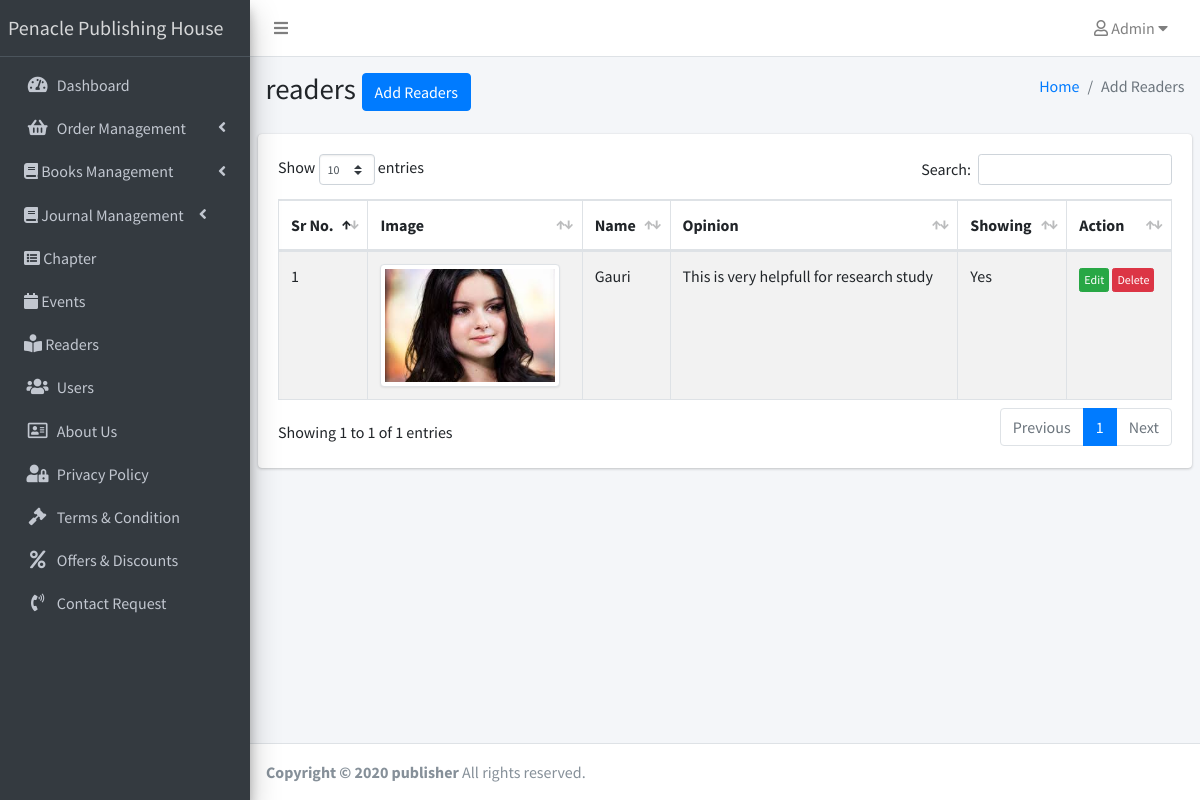
The page /admin/readers.php (signed in) on the database its author committed.
### tables this page shows
CREATE TABLE `readers` (
  `id` int(10) NOT NULL,
  `name` varchar(255) NOT NULL,
  `image_name` varchar(500) NOT NULL,
  `opinion` varchar(500) NOT NULL,
  `is_show` int(1) NOT NULL
);

### admin/query.php (called while the page is built, shortened)
<?php
class QueryFire {
	public function getAllData($table_name,$where,$cust=null) {
		if($cust!=null)
			$sql= $cust;
		else
			$sql = "SELECT * FROM ".$table_name." WHERE ".$where;
		$p = mysqli_query($GLOBALS['connection'],$sql);
		while($data = mysqli_fetch_array($p,MYSQLI_ASSOC))
		{
			$q[] = $data;
		}
		if(!empty($q))
			return $q;
		else
			return array();
	}
}
$QueryFire = new QueryFire();

### admin/readers.php (the view, shortened to what this page needs)
<?php
$active_tab = 'readers';
require_once('templates/header.php');
require_once('templates/sidebar.php');
$readers = $QueryFire->getAllData('readers',' 1 order by id desc ');
?>
  <section class="content-header">
    <div class="container-fluid">
      <div class="row mb-2">
        <div class="col-sm-6">
          <h1>readers <button class="btn btn-primary" data-toggle="modal" data-target="#myModal">Add Readers</button></h1>
        </div>
        <div class="col-sm-6">
          <ol class="breadcrumb float-sm-right">
            <li class="breadcrumb-item"><a href="dashboard">Home</a></li>
            <li class="breadcrumb-item active">Add Readers</li>
          </ol>
        </div>
      </div>
    </div>
  </section>
  <section class="content">
    <div class="row">
      <div class="col-12">
        <div class="card">
          <div class="card-body">
            <table class="data-table table table-bordered table-striped table-bordered table-hover">
              <thead>
                <tr>
                  <th>Sr No.</th>
                  <th>Image</th>
                  <th>Name</th>
                  <th>Opinion</th>
                  <th>Showing</th>
                  <th>Action</th>
                </tr>
              </thead>
              <tbody>
                <?php if(!empty($readers)) { $cnt=1;
                  foreach($readers as $row) { ?>
                  <tr>
                    <td><?php echo $cnt++;?></td>
                    <td class="cat">
                      <img src="../images/readers/<?php echo $row['image_name'];?>" class="img-responsive img-thumbnail">
                    </td>
                    <td class="name">
                      <?php echo $row['name'];?>
                    </td>
                    <td class="opinion">
                      <?php echo $row['opinion'];?>
                    </td>
                    <td>
                      <?php echo $row['is_show']?'Yes':'No';?>
                    </td>
                    <td>
                      <button class="btn btn-success btn-xs dev-edit mt-1" data-id="<?php echo $row['id'];?>">Edit</button>
                      <button class="btn btn-danger btn-xs dev-delete mt-1" data-id="<?php echo $row['id'];?>">Delete</button>
                    </td>
                  </tr>
                <?php } } else {
                  echo '<td colspan="6" class="text-center">You have not added any readers</td>';
                } ?>
              </tbody>
            </table>
          </div>
        </div>
      </div>
    </div>
  </section>
<?php
require_once('templates/footer.php');?>

### admin/templates/header.php (shortened to what this page needs)
<?php
require_once('query.php');?>
<!DOCTYPE html>
<html>
<head>
  <link rel="stylesheet" href="plugins/fontawesome-free/css/all.min.css">
  <link rel="stylesheet" href="https://code.ionicframework.com/ionicons/2.0.1/css/ionicons.min.css">
  <link rel="stylesheet" href="plugins/tempusdominus-bootstrap-4/css/tempusdominus-bootstrap-4.min.css">
  <link rel="stylesheet" href="plugins/icheck-bootstrap/icheck-bootstrap.min.css">
  <link rel="stylesheet" href="plugins/jqvmap/jqvmap.min.css">
  <link rel="stylesheet" href="dist/css/adminlte.min.css">
  <link rel="stylesheet" href="plugins/overlayScrollbars/css/OverlayScrollbars.min.css">
  <link rel="stylesheet" href="plugins/daterangepicker/daterangepicker.css">
  <link rel="stylesheet" href="plugins/summernote/summernote-bs4.css">
  <link rel="stylesheet" href="plugins/datatables-bs4/css/dataTables.bootstrap4.min.css">
  <link rel="stylesheet" href="plugins/datatables-buttons/css/buttons.bootstrap4.min.css">
  <link rel="stylesheet" href="plugins/datatables-responsive/css/responsive.bootstrap4.min.css">
</head>
<body class="hold-transition sidebar-mini">
  <div class="wrapper">
    <nav class="main-header navbar navbar-expand navbar-white navbar-light">
      <ul class="navbar-nav">
        <li class="nav-item">
          <a class="nav-link" data-widget="pushmenu" href="#" role="button"><i class="fas fa-bars"></i></a>
        </li>
      </ul>
      <ul class="navbar-nav ml-auto">
        <li class="nav-item dropdown">
          <a class="nav-link" data-toggle="dropdown" href="#">
            <i class="far fa-user"></i> Admin <b class="fas fa-caret-down mr-2 "></b>
          </a>
        </li>
      </ul>
    </nav>

### admin/templates/sidebar.php (shortened to what this page needs)
<aside class="main-sidebar sidebar-dark-primary elevation-4 sidebarbg">
  <a href="dashboard" class="brand-link">
    Penacle Publishing House<span class="brand-text font-weight-light"></span>
  </a>
  <div class="sidebar  sidebarbg">
    <nav class="mt-2">
      <ul class="nav nav-pills nav-sidebar flex-column" data-widget="treeview" role="menu" data-accordion="false">
        <li class="nav-item smenu">
          <a href="dashboard" class="nav-link <?php echo (isset($active_tab) && trim($active_tab) == 'dashboard' ) ? 'active': ''; ?>">
            <i class="nav-icon fas fa-tachometer-alt"></i>
            <p>
              Dashboard
            </p>
          </a>
        </li>
        <li class="nav-item has-treeview <?php echo (isset($active_tab) && trim($active_tab) == 'orders' ) ? 'menu-open': ''; ?>">
          <a href="#" class="nav-link <?php echo (isset($active_tab) && trim($active_tab) == 'orders' ) ? 'active': ''; ?>">
            <i class="nav-icon fas fa-shopping-basket"></i>
            <p>
              Order Management
              <i class="fas fa-angle-left right"></i>
            </p>
          </a>
        </li>
        <li class="nav-item has-treeview <?php echo (isset($active_tab) && trim($active_tab) == 'Books Management' ) ? 'menu-open': ''; ?>">
          <a href="#" class="nav-link <?php echo (isset($active_tab) && trim($active_tab) == 'books' ) ? 'active': ''; ?>">
            <i class="fa fa-book" aria-hidden="true"></i>
            <p>
            Books Management
              <i class="fas fa-angle-left right"></i>
            </p>
          </a>
        <li class="nav-item has-treeview <?php echo (isset($active_tab) && trim($active_tab) == 'gallery' ) ? 'menu-open': ''; ?>">
          <a href="#" class="nav-link <?php echo (isset($active_tab) && trim($active_tab) == 'Journal Management' ) ? 'active': ''; ?>">
            <i class="fa fa-book" aria-hidden="true"></i>
              Journal Management
              <i class="fas fa-angle-left right"></i>
          </a>
        </li>
         <li class="nav-item has-treeview <?php echo (isset($active_tab) && trim($active_tab) == 'gallery' ) ? 'menu-open': ''; ?>">
          <a href="chapters" class="nav-link <?php echo (isset($active_tab) && trim($active_tab) == 'Chapter Management' ) ? 'active': ''; ?>">
           <i class="fa fa-list-alt" aria-hidden="true"></i>
            <p>Chapter
            </p>
          </a>
        </li>
   <li class="nav-item">
          <a href="events" class="nav-link <?php echo (isset($active_tab) && trim($active_tab) == 'events' ) ? 'active': ''; ?>">
            <i class="fa fa-calendar" aria-hidden="true"></i>
            <p>
             Events
            </p>
          </a>
        </li>
         <li class="nav-item">
          <a href="readers" class="nav-link <?php echo (isset($active_tab) && trim($active_tab) == 'testimonials' ) ? 'active': ''; ?>">
         <i class='fas fa-book-reader' style='font-size:18px'></i>
            <p>
              Readers
            </p>
          </a>
        </li>
        <li class="nav-item">
          <a href="users" class="nav-link <?php echo (isset($active_tab) && trim($active_tab) == 'users' ) ? 'active': ''; ?>">
            <i class="fas fa-users nav-icon"></i>
            <p>
              Users
            </p>
          </a>
        </li>
        <li class="nav-item">
          <a href="about-us" class="nav-link <?php echo (isset($active_tab) && trim($active_tab) == 'about us' ) ? 'active': ''; ?>">
            <i class="far fa-address-card nav-icon"></i>
            <p>
              About Us
            </p>
          </a>
        </li>
        <li class="nav-item">
          <a href="privacy-policy" class="nav-link <?php echo (isset($active_tab) && trim($active_tab) == 'privacy policy' ) ? 'active': ''; ?>">
            <i class="fas fa-user-lock nav-icon"></i>
            <p>
              Privacy Policy
            </p>
          </a>
        </li>
   <li class="nav-item">
          <a href="terms-and-conditions" class="nav-link <?php echo (isset($active_tab) && trim($active_tab) == 'terms and conditions' ) ? 'active': ''; ?>">
            <i class="fas fa-gavel nav-icon"></i>
            <p>
              Terms & Condition
            </p>
          </a>
        </li>
        <li class="nav-item">
          <a href="offer-and-discounts" class="nav-link <?php echo (isset($active_tab) && trim($active_tab) == 'special offers' ) ? 'active': ''; ?>">
            <i class="fas fa-percent nav-icon"></i>
            <p>
              Offers & Discounts
            </p>
          </a>
        </li>
        <li class="nav-item">
          <a href="contact-request" class="nav-link <?php echo (isset($active_tab) && trim($active_tab) == 'contact request' ) ? 'active': ''; ?>">
            <i class="fas fa-phone-volume nav-icon"></i>
            <p>
              Contact Request
            </p>
          </a>
        </li>
      </ul>
    </nav>
  </div>
</aside>
<div class="content-wrapper">

### admin/templates/footer.php (shortened to what this page needs)
</div>
<footer class="main-footer">
  <strong>Copyright &copy; <?= date('Y') ?> publisher</strong> All rights
  reserved.
</footer>
</div>
</body>
</html>

### admin/readers.php (style rules this page uses)
.img-thumbnail { max-height:150px; max-width:180px; }

### rows shown on the page
readers: image_name (picture), name "Gauri", opinion "This is very helpfull for research study", is_show "Yes"
